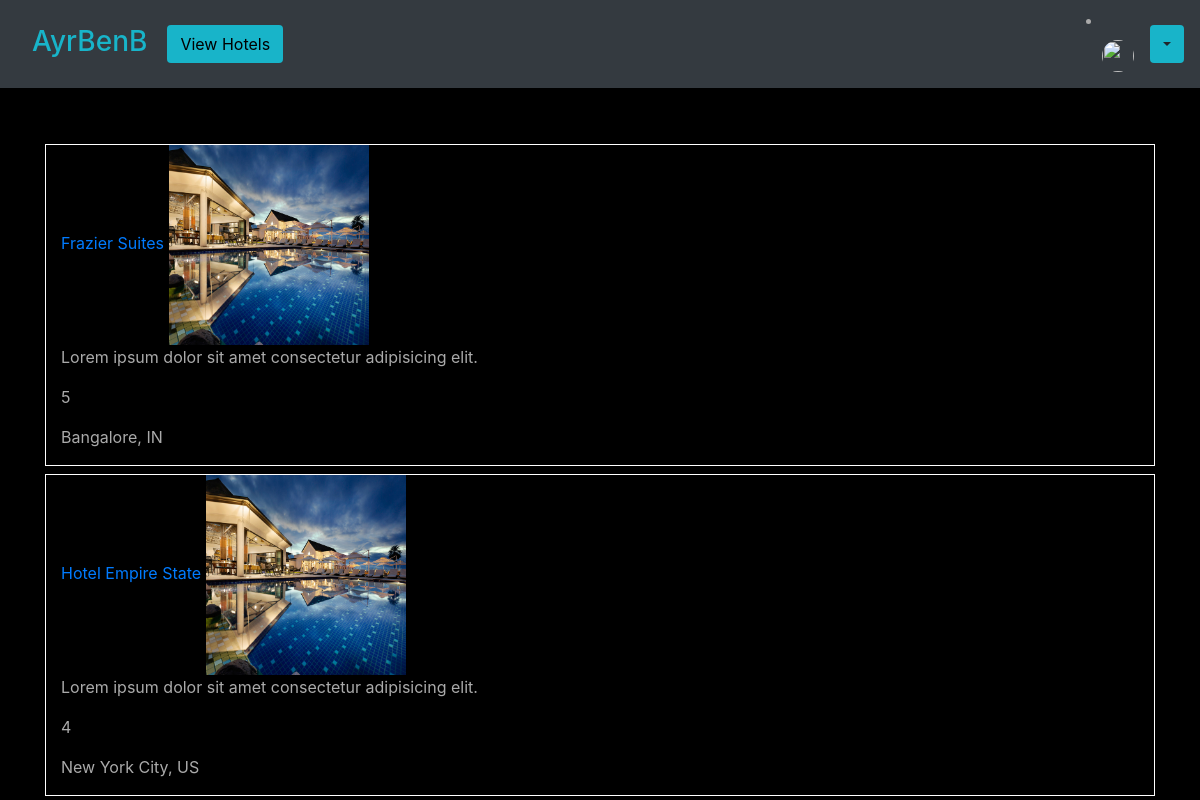
Screenshot of /hotels with the database file from the repository.
### base/models.py (models this page shows, shortened)
class Hotel(models.Model):
    location = models.ForeignKey(Location, on_delete=models.CASCADE, default=True, null=True)
    hotel_name = models.CharField(max_length=100)
    hotel_rating = models.IntegerField(default=1, validators=[
            MaxValueValidator(5),
            MinValueValidator(1)
        ])
    description = models.CharField(max_length=500, blank=False, default="Lorem ipsum dolor sit amet consectetur adipisicing elit.")
    slug = models.SlugField()
    image = models.ImageField(upload_to='images/', default='images/default.jpg')
    def get_abs_url(self):
        return reverse("base:hotel", kwargs={
            'slug': self.slug
        })

class Location(models.Model):
    COUNTRY_CHOICES = countries
    country = models.CharField(
        max_length=30,
        choices=COUNTRY_CHOICES,
        default='IN'
    )
    city = models.CharField(max_length=100)

### base/views.py (the view)
# urls.py: path('hotels', views.hotel_list, name='hotels'),
def hotel_list(request):
    queryset = Hotel.objects.all()
    context = {
        'hotels': queryset
    }
    return render(request, "base/hotel_list.html", context)

### base/templates/base/hotel_list.html
{% extends "base/base.html" %}
{% block content %}
    {% for hotel in hotels %}
        <div class="container border border-white mt-2">
            <a href="{{ hotel.get_abs_url }}">{{ hotel.hotel_name }}</a>
            <img src="{{ hotel.image.url }}" alt="" width="200" height="200">
            <p>{{ hotel.description }}</p>
            <p>{{ hotel.hotel_rating }}</p>
            <p>{{ hotel.location.city }}, {{ hotel.location.country }}</p>
        </div>
    {% endfor %}
{% endblock content %}

### base/static/base/main.css (style rules this page uses)
body { background: #fafafa00; color: #aaaaaa; background-color: #78c2c9; }
.bg-black { background-color: rgb(0, 0, 0); }

### rows the page displays
Hotel: hotel_name "Frazier Suites", image (picture), description "Lorem ipsum dolor sit amet consectetur adipisicing elit.", hotel_rating "5", location.city "Bangalore", location.country "IN"
Hotel: hotel_name "Hotel Empire State", image (placeholder picture), description "Lorem ipsum dolor sit amet consectetur adipisicing elit.", hotel_rating "4", location.city "New York City", location.country "US"
